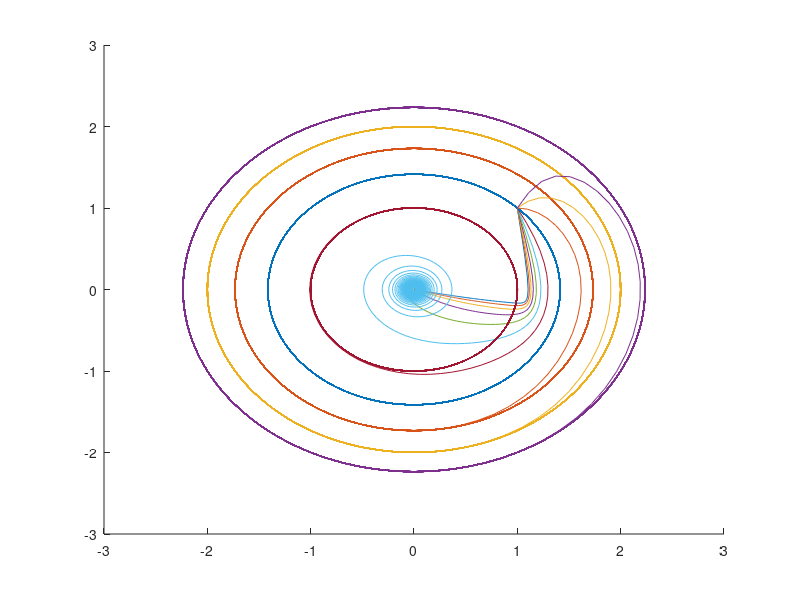
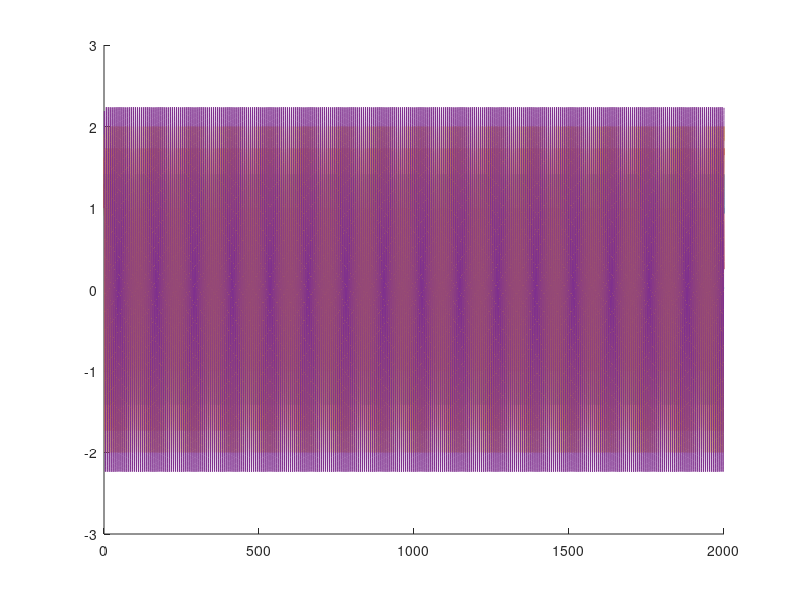
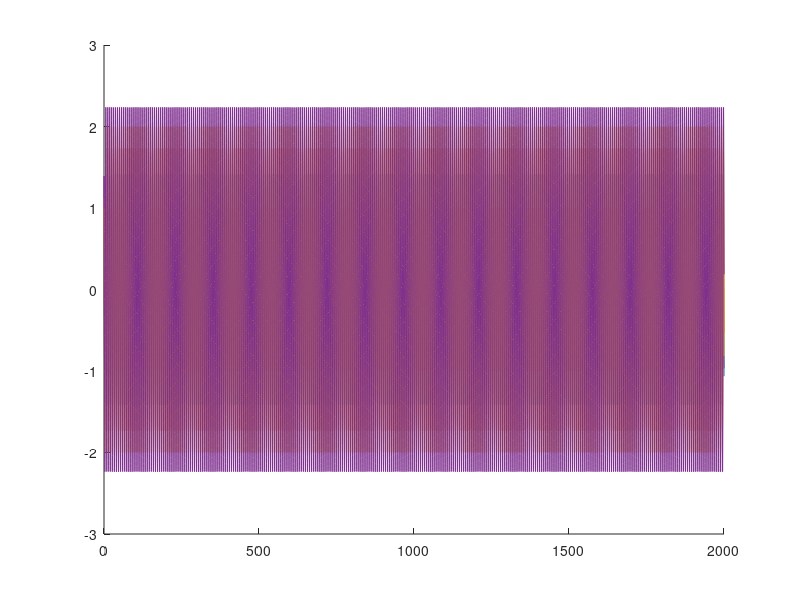

MATLAB code for these plots, in order: (Note: this script raises an error after producing the figures.)
% syms k1 k2 k3
% A = [-k1 0 0;
%     0 -k2 0;
%     0 0 -k3];
% eig(A)

% f = @(t,x)[x(2)^3;x(1)-x(2)];
%   
% [t1,x1] = ode45(f,[0:.1: 6],[0 -1]);
% figure(1)
% plot (x1(:,1),x1(:,2))
% figure(2)
% plot (t1,x1(:,1))
% figure(3)
% plot (t1,x1(:,2))

figure(1);hold on
figure(2);hold on
figure(3);hold on
for mu = -5:1:5
% mu = 3;
% f = @(t,x)[x(2);-x(1)-x(1)^2*x(2)-x(2)^3 + mu*x(2)];
f = @(t,x)[x(2);-x(1)-(x(1)^2+x(2)^2 - mu)*x(2)];
 
[t1,x1] = ode45(f,[0:.1: 2000],[1 1]);
figure(1)
plot (x1(:,1),x1(:,2))
figure(2)
plot (t1,x1(:,1))
figure(3)
plot (t1,x1(:,2))
end
syms x1 x2
A = jacobian([x2;-x1-x1^2*x2-x2^3 + mu*x2],[x1,x2])
x1 = 0;
x2 = 0;
% mu = 3
A_eq = [             0,                    1;
              - 2*x1*x2 - 1, - x1^2 - 3*x2^2 + mu]
tr = trace(A_eq)
deter = det(A_eq)
eigen = eig(A_eq)
disc = tr^2-4*deter
